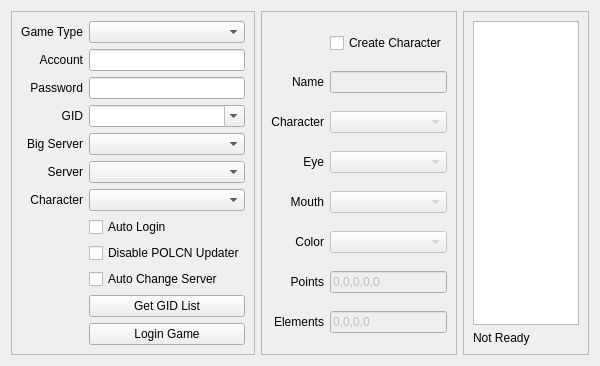
<?xml version="1.0" encoding="UTF-8"?>
<ui version="4.0">
 <class>AccountForm</class>
 <widget class="QWidget" name="AccountForm">
  <property name="geometry">
   <rect>
    <x>0</x>
    <y>0</y>
    <width>600</width>
    <height>356</height>
   </rect>
  </property>
  <property name="windowTitle">
   <string>Form</string>
  </property>
  <layout class="QGridLayout" name="gridLayout">
   <item row="0" column="2">
    <widget class="QFrame" name="frame_3">
     <property name="frameShape">
      <enum>QFrame::StyledPanel</enum>
     </property>
     <property name="frameShadow">
      <enum>QFrame::Raised</enum>
     </property>
     <layout class="QVBoxLayout" name="verticalLayout">
      <item>
       <widget class="QTextEdit" name="textEdit_output">
        <property name="sizePolicy">
         <sizepolicy hsizetype="Preferred" vsizetype="Preferred">
          <horstretch>0</horstretch>
          <verstretch>0</verstretch>
         </sizepolicy>
        </property>
        <property name="readOnly">
         <bool>true</bool>
        </property>
       </widget>
      </item>
      <item>
       <widget class="QLabel" name="label_status">
        <property name="sizePolicy">
         <sizepolicy hsizetype="Preferred" vsizetype="Fixed">
          <horstretch>0</horstretch>
          <verstretch>0</verstretch>
         </sizepolicy>
        </property>
        <property name="text">
         <string>Not Ready</string>
        </property>
       </widget>
      </item>
     </layout>
    </widget>
   </item>
   <item row="0" column="0">
    <widget class="QFrame" name="frame">
     <property name="frameShape">
      <enum>QFrame::StyledPanel</enum>
     </property>
     <property name="frameShadow">
      <enum>QFrame::Raised</enum>
     </property>
     <layout class="QGridLayout" name="gridLayout_2">
      <item row="5" column="1">
       <widget class="QComboBox" name="comboBox_server">
        <property name="sizePolicy">
         <sizepolicy hsizetype="Preferred" vsizetype="Fixed">
          <horstretch>0</horstretch>
          <verstretch>0</verstretch>
         </sizepolicy>
        </property>
        <property name="maximumSize">
         <size>
          <width>16777215</width>
          <height>16777215</height>
         </size>
        </property>
       </widget>
      </item>
      <item row="2" column="1">
       <widget class="QLineEdit" name="lineEdit_password">
        <property name="sizePolicy">
         <sizepolicy hsizetype="Preferred" vsizetype="Fixed">
          <horstretch>0</horstretch>
          <verstretch>0</verstretch>
         </sizepolicy>
        </property>
        <property name="maximumSize">
         <size>
          <width>16777215</width>
          <height>16777215</height>
         </size>
        </property>
        <property name="echoMode">
         <enum>QLineEdit::Password</enum>
        </property>
       </widget>
      </item>
      <item row="1" column="0">
       <widget class="QLabel" name="label_account">
        <property name="sizePolicy">
         <sizepolicy hsizetype="Preferred" vsizetype="Preferred">
          <horstretch>0</horstretch>
          <verstretch>0</verstretch>
         </sizepolicy>
        </property>
        <property name="text">
         <string>Account</string>
        </property>
        <property name="alignment">
         <set>Qt::AlignRight|Qt::AlignTrailing|Qt::AlignVCenter</set>
        </property>
       </widget>
      </item>
      <item row="4" column="1">
       <widget class="QComboBox" name="comboBox_bigserver">
        <property name="sizePolicy">
         <sizepolicy hsizetype="Preferred" vsizetype="Fixed">
          <horstretch>0</horstretch>
          <verstretch>0</verstretch>
         </sizepolicy>
        </property>
        <property name="maximumSize">
         <size>
          <width>16777215</width>
          <height>16777215</height>
         </size>
        </property>
       </widget>
      </item>
      <item row="0" column="1">
       <widget class="QComboBox" name="comboBox_gameType">
        <property name="sizePolicy">
         <sizepolicy hsizetype="Preferred" vsizetype="Fixed">
          <horstretch>0</horstretch>
          <verstretch>0</verstretch>
         </sizepolicy>
        </property>
        <property name="maximumSize">
         <size>
          <width>16777215</width>
          <height>16777215</height>
         </size>
        </property>
       </widget>
      </item>
      <item row="4" column="0">
       <widget class="QLabel" name="label_bigserver">
        <property name="sizePolicy">
         <sizepolicy hsizetype="Preferred" vsizetype="Preferred">
          <horstretch>0</horstretch>
          <verstretch>0</verstretch>
         </sizepolicy>
        </property>
        <property name="text">
         <string>Big Server</string>
        </property>
        <property name="alignment">
         <set>Qt::AlignRight|Qt::AlignTrailing|Qt::AlignVCenter</set>
        </property>
       </widget>
      </item>
      <item row="11" column="1">
       <widget class="QPushButton" name="pushButton_logingame">
        <property name="text">
         <string>Login Game</string>
        </property>
       </widget>
      </item>
      <item row="1" column="1">
       <widget class="QLineEdit" name="lineEdit_account">
        <property name="sizePolicy">
         <sizepolicy hsizetype="Preferred" vsizetype="Fixed">
          <horstretch>0</horstretch>
          <verstretch>0</verstretch>
         </sizepolicy>
        </property>
        <property name="maximumSize">
         <size>
          <width>16777215</width>
          <height>16777215</height>
         </size>
        </property>
       </widget>
      </item>
      <item row="6" column="0">
       <widget class="QLabel" name="label_character">
        <property name="sizePolicy">
         <sizepolicy hsizetype="Preferred" vsizetype="Preferred">
          <horstretch>0</horstretch>
          <verstretch>0</verstretch>
         </sizepolicy>
        </property>
        <property name="frameShape">
         <enum>QFrame::NoFrame</enum>
        </property>
        <property name="text">
         <string>Character</string>
        </property>
        <property name="alignment">
         <set>Qt::AlignRight|Qt::AlignTrailing|Qt::AlignVCenter</set>
        </property>
       </widget>
      </item>
      <item row="5" column="0">
       <widget class="QLabel" name="label_server">
        <property name="sizePolicy">
         <sizepolicy hsizetype="Preferred" vsizetype="Preferred">
          <horstretch>0</horstretch>
          <verstretch>0</verstretch>
         </sizepolicy>
        </property>
        <property name="text">
         <string>Server</string>
        </property>
        <property name="alignment">
         <set>Qt::AlignRight|Qt::AlignTrailing|Qt::AlignVCenter</set>
        </property>
       </widget>
      </item>
      <item row="8" column="1">
       <widget class="QCheckBox" name="checkBox_disableUpdater">
        <property name="sizePolicy">
         <sizepolicy hsizetype="Preferred" vsizetype="Fixed">
          <horstretch>0</horstretch>
          <verstretch>0</verstretch>
         </sizepolicy>
        </property>
        <property name="layoutDirection">
         <enum>Qt::LeftToRight</enum>
        </property>
        <property name="text">
         <string>Disable POLCN Updater</string>
        </property>
       </widget>
      </item>
      <item row="3" column="1">
       <widget class="QComboBox" name="comboBox_gid">
        <property name="sizePolicy">
         <sizepolicy hsizetype="Preferred" vsizetype="Fixed">
          <horstretch>0</horstretch>
          <verstretch>0</verstretch>
         </sizepolicy>
        </property>
        <property name="maximumSize">
         <size>
          <width>16777215</width>
          <height>16777215</height>
         </size>
        </property>
        <property name="editable">
         <bool>true</bool>
        </property>
       </widget>
      </item>
      <item row="3" column="0">
       <widget class="QLabel" name="label_gid">
        <property name="sizePolicy">
         <sizepolicy hsizetype="Preferred" vsizetype="Preferred">
          <horstretch>0</horstretch>
          <verstretch>0</verstretch>
         </sizepolicy>
        </property>
        <property name="text">
         <string>GID</string>
        </property>
        <property name="alignment">
         <set>Qt::AlignRight|Qt::AlignTrailing|Qt::AlignVCenter</set>
        </property>
       </widget>
      </item>
      <item row="10" column="1">
       <widget class="QPushButton" name="pushButton_getgid">
        <property name="text">
         <string>Get GID List</string>
        </property>
       </widget>
      </item>
      <item row="2" column="0">
       <widget class="QLabel" name="label_password">
        <property name="sizePolicy">
         <sizepolicy hsizetype="Preferred" vsizetype="Preferred">
          <horstretch>0</horstretch>
          <verstretch>0</verstretch>
         </sizepolicy>
        </property>
        <property name="text">
         <string>Password</string>
        </property>
        <property name="alignment">
         <set>Qt::AlignRight|Qt::AlignTrailing|Qt::AlignVCenter</set>
        </property>
       </widget>
      </item>
      <item row="6" column="1">
       <widget class="QComboBox" name="comboBox_character">
        <property name="sizePolicy">
         <sizepolicy hsizetype="Preferred" vsizetype="Fixed">
          <horstretch>0</horstretch>
          <verstretch>0</verstretch>
         </sizepolicy>
        </property>
        <property name="maximumSize">
         <size>
          <width>16777215</width>
          <height>16777215</height>
         </size>
        </property>
       </widget>
      </item>
      <item row="7" column="1">
       <widget class="QCheckBox" name="checkBox_autoLogin">
        <property name="sizePolicy">
         <sizepolicy hsizetype="Preferred" vsizetype="Fixed">
          <horstretch>0</horstretch>
          <verstretch>0</verstretch>
         </sizepolicy>
        </property>
        <property name="layoutDirection">
         <enum>Qt::LeftToRight</enum>
        </property>
        <property name="text">
         <string>Auto Login</string>
        </property>
       </widget>
      </item>
      <item row="0" column="0">
       <widget class="QLabel" name="label_gameType">
        <property name="sizePolicy">
         <sizepolicy hsizetype="Preferred" vsizetype="Preferred">
          <horstretch>0</horstretch>
          <verstretch>0</verstretch>
         </sizepolicy>
        </property>
        <property name="frameShape">
         <enum>QFrame::NoFrame</enum>
        </property>
        <property name="text">
         <string>Game Type</string>
        </property>
        <property name="alignment">
         <set>Qt::AlignRight|Qt::AlignTrailing|Qt::AlignVCenter</set>
        </property>
       </widget>
      </item>
      <item row="9" column="1">
       <widget class="QCheckBox" name="checkBox_autoChangeServer">
        <property name="sizePolicy">
         <sizepolicy hsizetype="Preferred" vsizetype="Fixed">
          <horstretch>0</horstretch>
          <verstretch>0</verstretch>
         </sizepolicy>
        </property>
        <property name="layoutDirection">
         <enum>Qt::LeftToRight</enum>
        </property>
        <property name="text">
         <string>Auto Change Server</string>
        </property>
       </widget>
      </item>
     </layout>
    </widget>
   </item>
   <item row="0" column="1">
    <widget class="QFrame" name="frame_2">
     <property name="frameShape">
      <enum>QFrame::StyledPanel</enum>
     </property>
     <property name="frameShadow">
      <enum>QFrame::Raised</enum>
     </property>
     <layout class="QGridLayout" name="gridLayout_3">
      <item row="4" column="0">
       <widget class="QLabel" name="label_CharaMou">
        <property name="frameShape">
         <enum>QFrame::NoFrame</enum>
        </property>
        <property name="text">
         <string>Mouth</string>
        </property>
        <property name="alignment">
         <set>Qt::AlignRight|Qt::AlignTrailing|Qt::AlignVCenter</set>
        </property>
       </widget>
      </item>
      <item row="7" column="1">
       <widget class="QLineEdit" name="lineEdit_CharaElements">
        <property name="enabled">
         <bool>false</bool>
        </property>
        <property name="text">
         <string>0,0,0,0</string>
        </property>
        <property name="placeholderText">
         <string>e.g. 0,10,0,0</string>
        </property>
       </widget>
      </item>
      <item row="3" column="0">
       <widget class="QLabel" name="label_CharaEye">
        <property name="frameShape">
         <enum>QFrame::NoFrame</enum>
        </property>
        <property name="text">
         <string>Eye</string>
        </property>
        <property name="alignment">
         <set>Qt::AlignRight|Qt::AlignTrailing|Qt::AlignVCenter</set>
        </property>
       </widget>
      </item>
      <item row="5" column="1">
       <widget class="QComboBox" name="comboBox_CharaColor">
        <property name="enabled">
         <bool>false</bool>
        </property>
        <property name="editable">
         <bool>false</bool>
        </property>
       </widget>
      </item>
      <item row="1" column="0">
       <widget class="QLabel" name="label_CharaName">
        <property name="frameShape">
         <enum>QFrame::NoFrame</enum>
        </property>
        <property name="text">
         <string>Name</string>
        </property>
        <property name="alignment">
         <set>Qt::AlignRight|Qt::AlignTrailing|Qt::AlignVCenter</set>
        </property>
       </widget>
      </item>
      <item row="2" column="0">
       <widget class="QLabel" name="label_Chara">
        <property name="frameShape">
         <enum>QFrame::NoFrame</enum>
        </property>
        <property name="text">
         <string>Character</string>
        </property>
        <property name="alignment">
         <set>Qt::AlignRight|Qt::AlignTrailing|Qt::AlignVCenter</set>
        </property>
       </widget>
      </item>
      <item row="6" column="1">
       <widget class="QLineEdit" name="lineEdit_CharaPoints">
        <property name="enabled">
         <bool>false</bool>
        </property>
        <property name="text">
         <string>0,0,0,0,0</string>
        </property>
        <property name="placeholderText">
         <string>e.g. 0,15,0,15,0</string>
        </property>
       </widget>
      </item>
      <item row="1" column="1">
       <widget class="QLineEdit" name="lineEdit_CharaName">
        <property name="enabled">
         <bool>false</bool>
        </property>
       </widget>
      </item>
      <item row="4" column="1">
       <widget class="QComboBox" name="comboBox_CharaMou">
        <property name="enabled">
         <bool>false</bool>
        </property>
        <property name="editable">
         <bool>false</bool>
        </property>
       </widget>
      </item>
      <item row="3" column="1">
       <widget class="QComboBox" name="comboBox_CharaEye">
        <property name="enabled">
         <bool>false</bool>
        </property>
        <property name="editable">
         <bool>false</bool>
        </property>
       </widget>
      </item>
      <item row="5" column="0">
       <widget class="QLabel" name="label_CharaColor">
        <property name="frameShape">
         <enum>QFrame::NoFrame</enum>
        </property>
        <property name="text">
         <string>Color</string>
        </property>
        <property name="alignment">
         <set>Qt::AlignRight|Qt::AlignTrailing|Qt::AlignVCenter</set>
        </property>
       </widget>
      </item>
      <item row="2" column="1">
       <widget class="QComboBox" name="comboBox_Chara">
        <property name="enabled">
         <bool>false</bool>
        </property>
        <property name="editable">
         <bool>false</bool>
        </property>
       </widget>
      </item>
      <item row="7" column="0">
       <widget class="QLabel" name="label_CharaEndurance_2">
        <property name="frameShape">
         <enum>QFrame::NoFrame</enum>
        </property>
        <property name="text">
         <string>Elements</string>
        </property>
        <property name="alignment">
         <set>Qt::AlignRight|Qt::AlignTrailing|Qt::AlignVCenter</set>
        </property>
       </widget>
      </item>
      <item row="6" column="0">
       <widget class="QLabel" name="label_CharaPoints">
        <property name="frameShape">
         <enum>QFrame::NoFrame</enum>
        </property>
        <property name="text">
         <string>Points</string>
        </property>
        <property name="alignment">
         <set>Qt::AlignRight|Qt::AlignTrailing|Qt::AlignVCenter</set>
        </property>
       </widget>
      </item>
      <item row="0" column="1">
       <widget class="QCheckBox" name="checkBox_createChara">
        <property name="text">
         <string>Create Character</string>
        </property>
       </widget>
      </item>
     </layout>
    </widget>
   </item>
  </layout>
 </widget>
 <tabstops>
  <tabstop>comboBox_gameType</tabstop>
  <tabstop>lineEdit_account</tabstop>
  <tabstop>lineEdit_password</tabstop>
  <tabstop>comboBox_gid</tabstop>
  <tabstop>comboBox_bigserver</tabstop>
  <tabstop>comboBox_server</tabstop>
  <tabstop>comboBox_character</tabstop>
  <tabstop>checkBox_autoLogin</tabstop>
  <tabstop>pushButton_getgid</tabstop>
  <tabstop>pushButton_logingame</tabstop>
 </tabstops>
 <resources/>
 <connections/>
</ui>
